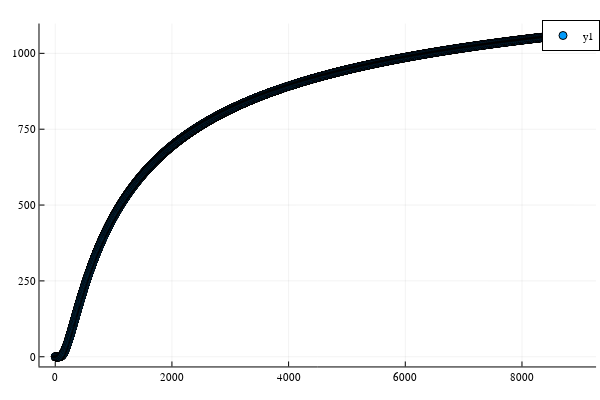

This figure's notebook cell:
### Code cell
scatter(trial1[2],trial1[1])

### Figure 1 — Plotly figure (JSON) as saved in the notebook; plotly's stock layout.template omitted (floating-point values rounded to 4 significant figures; data arrays with more than 128 entries replaced by an {"elided": "..."} marker saying what was removed)
{"data": [{"colorbar": {"title": ""}, "legendgroup": "y1", "marker": {"color": "rgba(0, 154, 250, 1.000)", "line": {"color": "rgba(0, 0, 0, 1.000)", "width": 1}, "size": 8, "symbol": "circle"}, "mode": "markers", "name": "y1", "showlegend": true, "type": "scatter", "x": {"elided": "9001 int values"}, "xaxis": "x", "y": {"elided": "9001 float values"}, "yaxis": "y", "zmax": null, "zmin": null}], "layout": {"annotations": [], "height": 400, "legend": {"bgcolor": "rgba(255, 255, 255, 1.000)", "bordercolor": "rgba(0, 0, 0, 1.000)", "borderwidth": 1, "font": {"color": "rgba(0, 0, 0, 1.000)", "family": "sans-serif", "size": 11}, "title": {"font": {"color": "rgba(0, 0, 0, 1.000)", "family": "sans-serif", "size": 15}, "text": ""}, "tracegroupgap": 0, "traceorder": "normal", "x": 1, "xanchor": "auto", "y": 1, "yanchor": "auto"}, "margin": {"b": 20, "l": 0, "r": 0, "t": 20}, "paper_bgcolor": "rgba(255, 255, 255, 1.000)", "plot_bgcolor": "rgba(255, 255, 255, 1.000)", "showlegend": true, "width": 600, "xaxis": {"anchor": "y", "domain": [0.06582, 0.9934], "gridcolor": "rgba(0, 0, 0, 0.100)", "gridwidth": 0.5, "linecolor": "rgba(0, 0, 0, 1.000)", "mirror": false, "range": [-270, 9270], "showgrid": true, "showline": true, "showticklabels": true, "tickangle": 0, "tickcolor": "rgb(0, 0, 0)", "tickfont": {"color": "rgba(0, 0, 0, 1.000)", "family": "sans-serif", "size": 11}, "tickmode": "array", "ticks": "inside", "ticktext": ["0", "2000", "4000", "6000", "8000"], "tickvals": [0, 2000, 4000, 6000, 8000], "title": "", "titlefont": {"color": "rgba(0, 0, 0, 1.000)", "family": "sans-serif", "size": 15}, "type": "-", "visible": true, "zeroline": false, "zerolinecolor": "rgba(0, 0, 0, 1.000)"}, "yaxis": {"anchor": "x", "domain": [0.03762, 0.9902], "gridcolor": "rgba(0, 0, 0, 0.100)", "gridwidth": 0.5, "linecolor": "rgba(0, 0, 0, 1.000)", "mirror": false, "range": [-31.99, 1098.0], "showgrid": true, "showline": true, "showticklabels": true, "tickangle": 0, "tickcolor": "rgb(0, 0, 0)", "tickfont": {"color": "rgba(0, 0, 0, 1.000)", "family": "sans-serif", "size": 11}, "tickmode": "array", "ticks": "inside", "ticktext": ["0", "250", "500", "750", "1000"], "tickvals": [0, 250, 500, 750, 1000], "title": "", "titlefont": {"color": "rgba(0, 0, 0, 1.000)", "family": "sans-serif", "size": 15}, "type": "-", "visible": true, "zeroline": false, "zerolinecolor": "rgba(0, 0, 0, 1.000)"}}}
